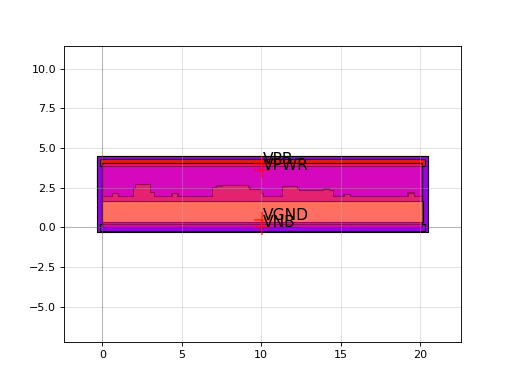

This figure's Python source:
import sky130

c = sky130.components.sky130_fd_sc_hvl__sdfsbp_1()
c.plot()
